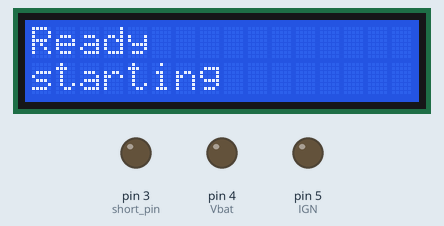
Recording of a sketch running on a simulated Arduino Uno, built with avr-gcc and run on an emulated ATmega328P. On the bench: 16×2 character LCD, output pins drawn as LEDs (lit = HIGH).

Above: at 0.1 s.
At 5.2 s:
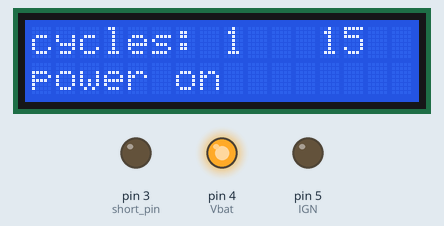
At 9.1 s:
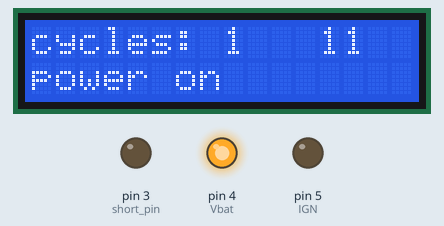
At 13.2 s:
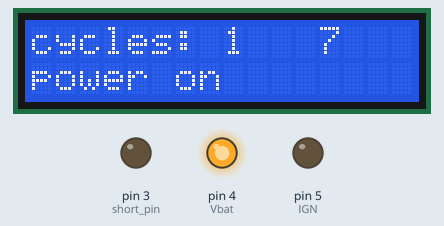
At 21.2 s:
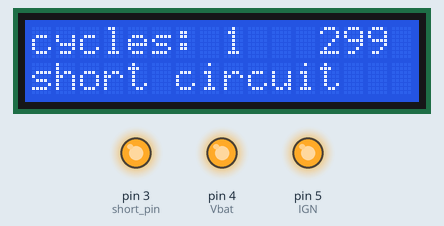
At 38.2 s:
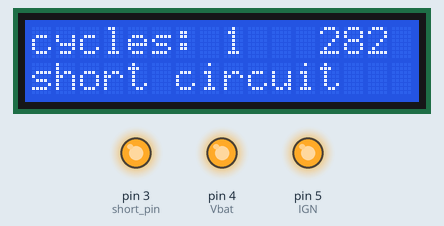
Timing chart, 0 to 39.7 s (numbered marks = the images above):
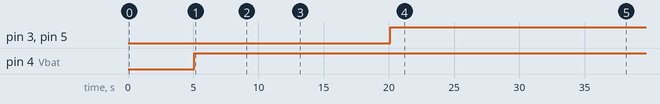

Measured:
- by itself, pin 3 (short_pin), pin 5 (IGN): LOW → HIGH at 20.1 s
- by itself, pin 4 (Vbat): LOW → HIGH at 5.1 s
- what the display in image 1 shows lasts 1.0 s, from 5.1 s to 6.1 s

The sketch:

intermittent_short.ino
```cpp
#include "TimerOne.h"
#include <Wire.h>
#include <LiquidCrystal_I2C.h>
LiquidCrystal_I2C lcd(0x27, 2, 1, 0, 4, 5, 6, 7, 3, POSITIVE);

#define phase1    0x01
#define phase2    0x02
#define phase3    0x03
#define pwr_off   0x04
#define stop_run  0x05
#define test_cycle  60
//the folowing time unit is in second
#define phase1_cnt  15   //connect to power, do nothing
#define phase2_cnt  300   //short the circuit
#define phase3_cnt  165   //open the circuit, wait to switch off the power
#define pwr_off_cnt 10   //a break

int state, wait_count,time_counting, cycles = 1;
bool timer_state = false,timer_isr = false;
const int short_pin = 3,Vbat = 4, IGN = 5;

void setup() {
  // put your setup code here, to run once:
  Serial.begin(19200);
  lcd.begin(16,2);
  Timer1.initialize(1000);
  pinMode(short_pin,OUTPUT);
  pinMode(Vbat,OUTPUT);
  pinMode(IGN,OUTPUT);
  state = phase1;
  lcd.setCursor(0,0);
  lcd.print("Ready");
  lcd.setCursor(0,1);
  lcd.print("starting");
  delay(5000);
  lcd.clear();
  lcd.print("cycles:");
  lcd.setCursor(8,0);
  lcd.print(cycles);
}

void time_waiting(int count){
  timer_state = true;
  wait_count = count;
  Timer1.attachInterrupt(counting,1000000);
  timer_isr = true;
}

void counting(){
  time_counting++;
  if(time_counting >= wait_count){
    Timer1.detachInterrupt();
    timer_state = false;
    time_counting = 0;
//    Serial.println("timer end");
//    Serial.println(time_counting);
  }
}
void loop() {
  lcd.setCursor(12,0);
  lcd.print((wait_count-time_counting));
    if(wait_count-time_counting < 10){
    lcd.setCursor(13,0);
    lcd.print("  ");
  }
  else if(wait_count-time_counting < 100){
    lcd.setCursor(14,0);
    lcd.print(" ");
  }
    if(state == phase1){
      // nothing for 15s
      if(!timer_state && !timer_isr){
        time_waiting(phase1_cnt);
        //connect to power
        digitalWrite(Vbat,HIGH);
//        Serial.println("connect to power");
        lcd.setCursor(0,1);
        lcd.print("power on     ");
      }
      else if(!timer_state && timer_isr){
        state = phase2;
        timer_isr = false;
//        Serial.println("phase1 end");
      }
    }
    else if(state == phase2){
      // short circuit
      if(!timer_state && !timer_isr){
        time_waiting(phase2_cnt);
        //short the circuit
        digitalWrite(short_pin,HIGH);
        digitalWrite(IGN,HIGH);
//        Serial.println("short the circuit");
        lcd.setCursor(0,1);
        lcd.print("short circuit");
      }
      else if(!timer_state && timer_isr){
        state = phase3;
        timer_isr = false;
//        Serial.println("phase2 end");
        digitalWrite(short_pin,LOW);
        digitalWrite(IGN,LOW);
//        Serial.println("open the circuit");
      }
    }
    else if(state == phase3){
      //nothing for 2m45s
      if(!timer_state && !timer_isr){
        time_waiting(phase3_cnt);
//        Serial.println("waiting to cut power");
        lcd.setCursor(0,1);
        lcd.print("open circuit ");
      }
      else if(!timer_state && timer_isr){
        state = pwr_off;
        timer_isr = false;
//        Serial.println("phase3 end");
      }
    }
    else if(state == pwr_off){
      //swutch off the power supply
      if(!timer_state && !timer_isr){
        time_waiting(pwr_off_cnt);
        //switch off the power
        digitalWrite(Vbat,LOW);
//        Serial.println("switch off the power");
        lcd.setCursor(0,1);
        lcd.print("power off    ");
      }
      else if(!timer_state && timer_isr){
        timer_isr = false;
        if(cycles == test_cycle)
          state = stop_run;
        else{
          cycles++;
          state = phase1;
//        Serial.print("cycle number:  ");
//        Serial.println(cycles);
//        lcd.clear();
          lcd.setCursor(8,0);
          lcd.print(cycles);
//          Serial.println(cycles);
//        Serial.println("power 0ff end");
        }
      }
    }
    else if(state == stop_run){
      //open all relay
//      Serial.println("stop running test");
      lcd.setCursor(0,1);
      lcd.print("test finished");
    }
}
```
